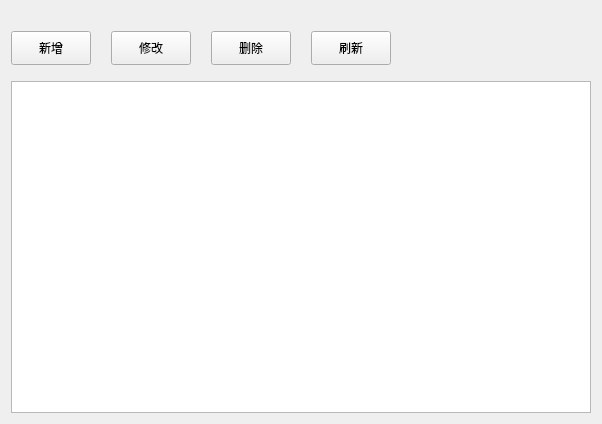
<?xml version="1.0" encoding="UTF-8"?>
<ui version="4.0">
 <class>SysRoomAttribute</class>
 <widget class="QWidget" name="SysRoomAttribute">
  <property name="geometry">
   <rect>
    <x>0</x>
    <y>0</y>
    <width>602</width>
    <height>424</height>
   </rect>
  </property>
  <property name="windowTitle">
   <string>Form</string>
  </property>
  <layout class="QVBoxLayout" name="verticalLayout_2">
   <item>
    <layout class="QVBoxLayout" name="verticalLayout">
     <item>
      <layout class="QHBoxLayout" name="horizontalLayout">
       <property name="spacing">
        <number>20</number>
       </property>
       <property name="topMargin">
        <number>20</number>
       </property>
       <property name="bottomMargin">
        <number>10</number>
       </property>
       <item>
        <widget class="QPushButton" name="btn_insert">
         <property name="minimumSize">
          <size>
           <width>0</width>
           <height>34</height>
          </size>
         </property>
         <property name="text">
          <string>新增</string>
         </property>
        </widget>
       </item>
       <item>
        <widget class="QPushButton" name="btn_update">
         <property name="minimumSize">
          <size>
           <width>0</width>
           <height>34</height>
          </size>
         </property>
         <property name="text">
          <string>修改</string>
         </property>
        </widget>
       </item>
       <item>
        <widget class="QPushButton" name="btn_delete">
         <property name="minimumSize">
          <size>
           <width>0</width>
           <height>34</height>
          </size>
         </property>
         <property name="text">
          <string>删除</string>
         </property>
        </widget>
       </item>
       <item>
        <widget class="QPushButton" name="btn_refresh">
         <property name="minimumSize">
          <size>
           <width>0</width>
           <height>34</height>
          </size>
         </property>
         <property name="text">
          <string>刷新</string>
         </property>
        </widget>
       </item>
       <item>
        <spacer name="horizontalSpacer">
         <property name="orientation">
          <enum>Qt::Horizontal</enum>
         </property>
         <property name="sizeHint" stdset="0">
          <size>
           <width>40</width>
           <height>20</height>
          </size>
         </property>
        </spacer>
       </item>
      </layout>
     </item>
     <item>
      <widget class="QTableWidget" name="tableWidget">
       <property name="frameShape">
        <enum>QFrame::StyledPanel</enum>
       </property>
       <property name="verticalScrollBarPolicy">
        <enum>Qt::ScrollBarAsNeeded</enum>
       </property>
       <property name="horizontalScrollBarPolicy">
        <enum>Qt::ScrollBarAsNeeded</enum>
       </property>
       <property name="sizeAdjustPolicy">
        <enum>QAbstractScrollArea::AdjustIgnored</enum>
       </property>
       <property name="editTriggers">
        <set>QAbstractItemView::NoEditTriggers</set>
       </property>
       <property name="alternatingRowColors">
        <bool>true</bool>
       </property>
       <property name="selectionMode">
        <enum>QAbstractItemView::SingleSelection</enum>
       </property>
       <property name="selectionBehavior">
        <enum>QAbstractItemView::SelectRows</enum>
       </property>
       <property name="verticalScrollMode">
        <enum>QAbstractItemView::ScrollPerPixel</enum>
       </property>
       <attribute name="horizontalHeaderMinimumSectionSize">
        <number>40</number>
       </attribute>
       <attribute name="horizontalHeaderDefaultSectionSize">
        <number>320</number>
       </attribute>
       <attribute name="horizontalHeaderStretchLastSection">
        <bool>true</bool>
       </attribute>
       <attribute name="verticalHeaderVisible">
        <bool>false</bool>
       </attribute>
       <attribute name="verticalHeaderMinimumSectionSize">
        <number>24</number>
       </attribute>
       <attribute name="verticalHeaderDefaultSectionSize">
        <number>40</number>
       </attribute>
      </widget>
     </item>
    </layout>
   </item>
  </layout>
 </widget>
 <resources/>
 <connections/>
</ui>
